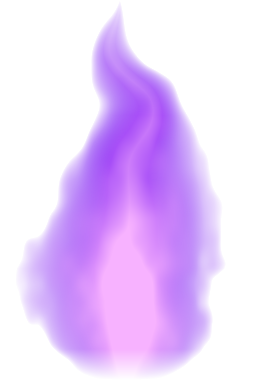
#> input picture tools/keyart/flames/flame_0.png, 256 x 384 px
$ python composite_v3.py flames/flame_0.png flames/flame_1.png 1.0 1.0 1.0 1.0
#> lines starting #> are read from the running program, lines starting #| are printed output that depends on the picture
"""Post pass for the v3 capsule concepts: bloom on the bright parts, vignette, a touch of contrast, then
the game logo on top (never rendered in Blender).

  python tools/keyart/composite_v3.py <render.png> <out.png> <logo_cx> <logo_cy> <logo_width> [vignette] [small.png]

logo_cx/cy are the logo's centre and logo_width its width, as fractions of the frame. With [small.png] it also
writes a 231x87-ish thumbnail strip check (how the capsule reads when Steam shows it small).
"""
import sys, os
from PIL import Image, ImageFilter, ImageChops, ImageEnhance, ImageDraw

ROOT = os.path.dirname(os.path.dirname(os.path.dirname(os.path.abspath(__file__))))
src, out = sys.argv[1], sys.argv[2]
cx, cy, lwf = float(sys.argv[3]), float(sys.argv[4]), float(sys.argv[5])
vig = float(sys.argv[6]) if len(sys.argv) > 6 else 0.6
small = sys.argv[7] if len(sys.argv) > 7 and sys.argv[7] != "-" else None
GROUND = float(sys.argv[8]) if len(sys.argv) > 8 else 0.0   # how much the near pavement darkens (0 = off)
SIZE = tuple(int(v) for v in sys.argv[9].split("x")) if len(sys.argv) > 9 else (1232, 706)   # output size; logo width 0 = no logo

def ground_shade(w, h, amount):
    """Multiply layer: white above 55% height, darkening toward the bottom, more so toward the left (the empty
    pavement), so the near road stops competing with the riders."""
    g = Image.new("L", (w, h), 255)
    px = g.load()
    for y in range(h):
        t = min(max((y / h - 0.55) / 0.45, 0.0), 1.0) ** 1.3
        for x in range(w):
            px[x, y] = int(255 * (1 - amount * t * (1.0 - 0.55 * x / w)))
    return Image.merge("RGB", (g, g, g))


im = Image.open(src).convert("RGB")
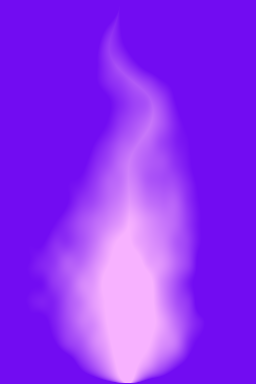
#> im: PIL image 256x384 RGB; mean R, G, B 141.2, 45.9, 244.5
if im.size != SIZE:
    im = im.resize(SIZE, Image.LANCZOS)
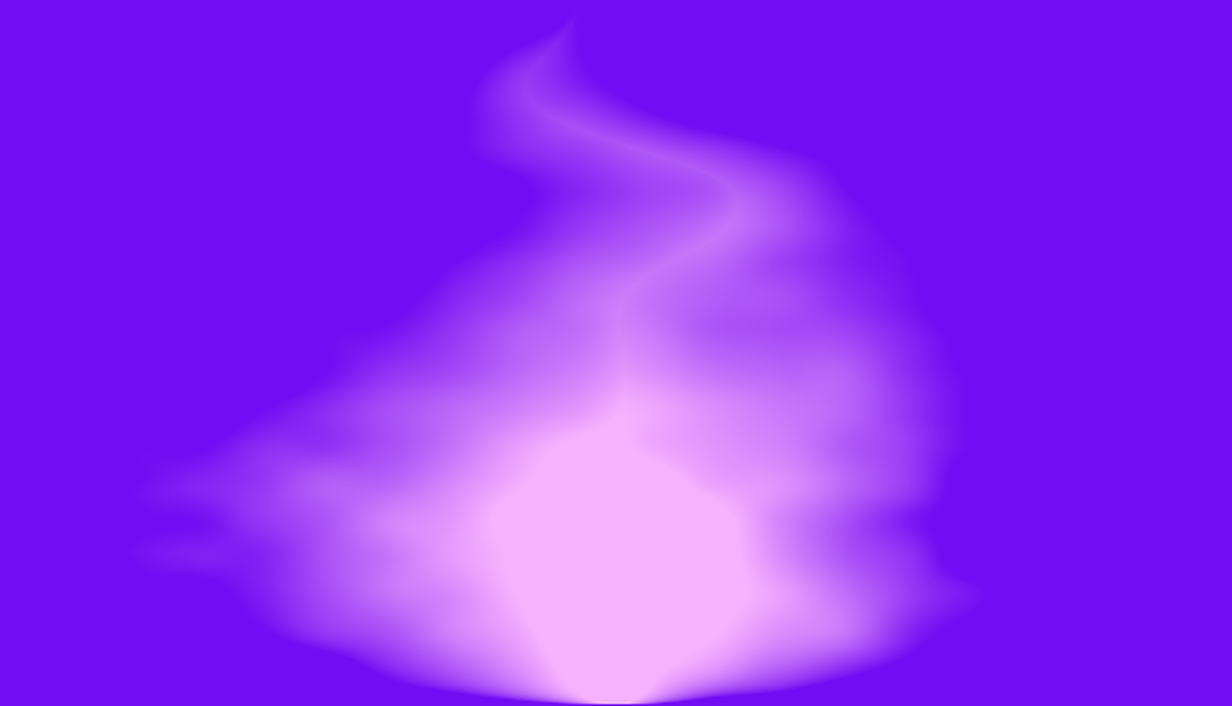
#> im: PIL image 1232x706 RGB; mean R, G, B 141.2, 45.9, 244.5
k = w0 = im.size[0] / 1232.0           # blur radii were tuned at 1232 wide
#> k = 1; w0 = 1
w, h = im.size
#> w = 1232; h = 706

bright = im.point(lambda v: max(0, (v - 170)) * 255 // 85 if v > 170 else 0)
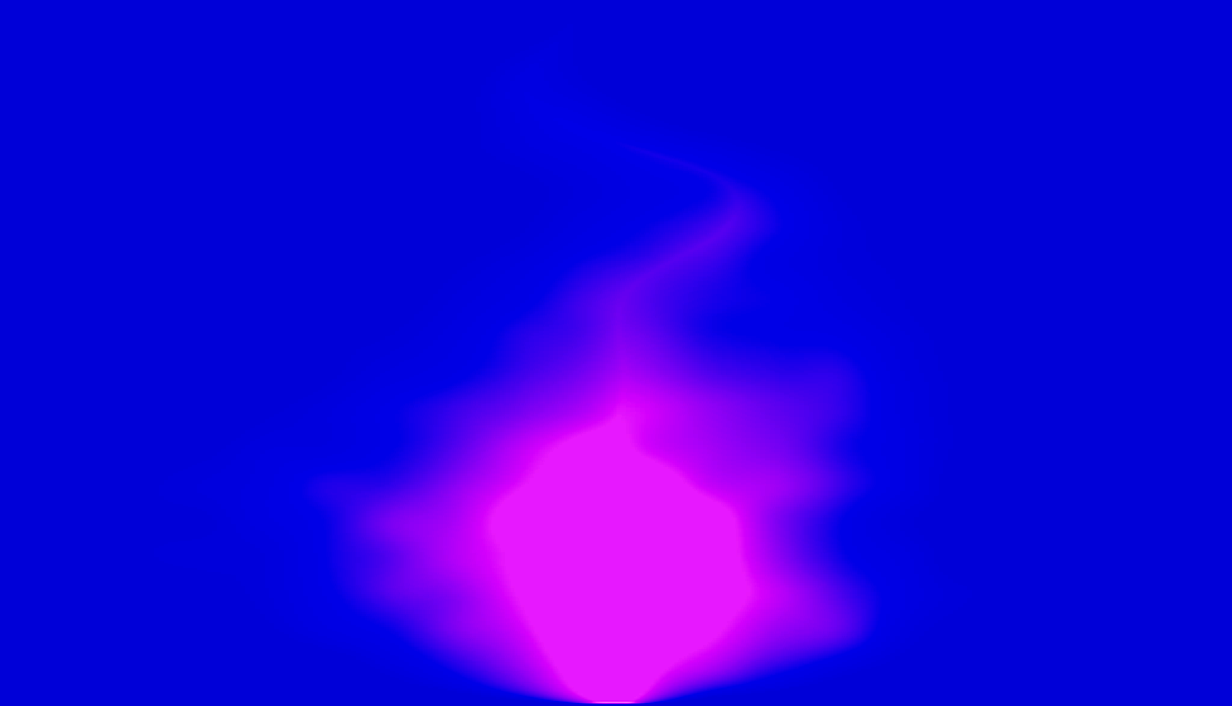
#> bright: PIL image 1232x706 RGB; mean R, G, B 29.1, 1.4, 223.6
glow = Image.new("RGB", im.size)
#> glow: PIL image 1232x706 RGB; every value is 0
for radius, gain in ((5 * k, 0.5), (18 * k, 0.45), (45 * k, 0.3)):
    glow = ImageChops.add(glow, ImageEnhance.Brightness(bright.filter(ImageFilter.GaussianBlur(radius))).enhance(gain))
#> this loop made 3 passes
#> pass 1, `glow = ImageChops.add(glow, ImageEnhance.Brightness(bright.filter(Imag..`:
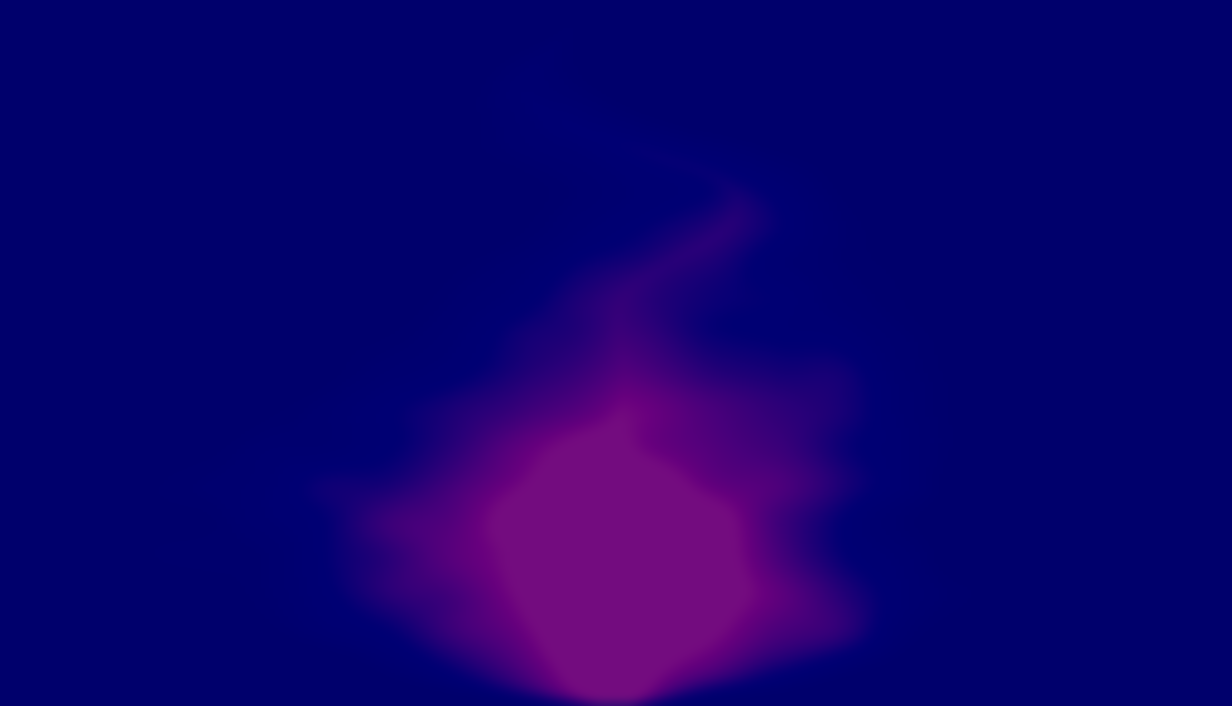
#> glow: PIL image 1232x706 RGB; mean R, G, B 14.5, 0.7, 111.7
#> pass 3, `glow = ImageChops.add(glow, ImageEnhance.Brightness(bright.filter(Imag..`:
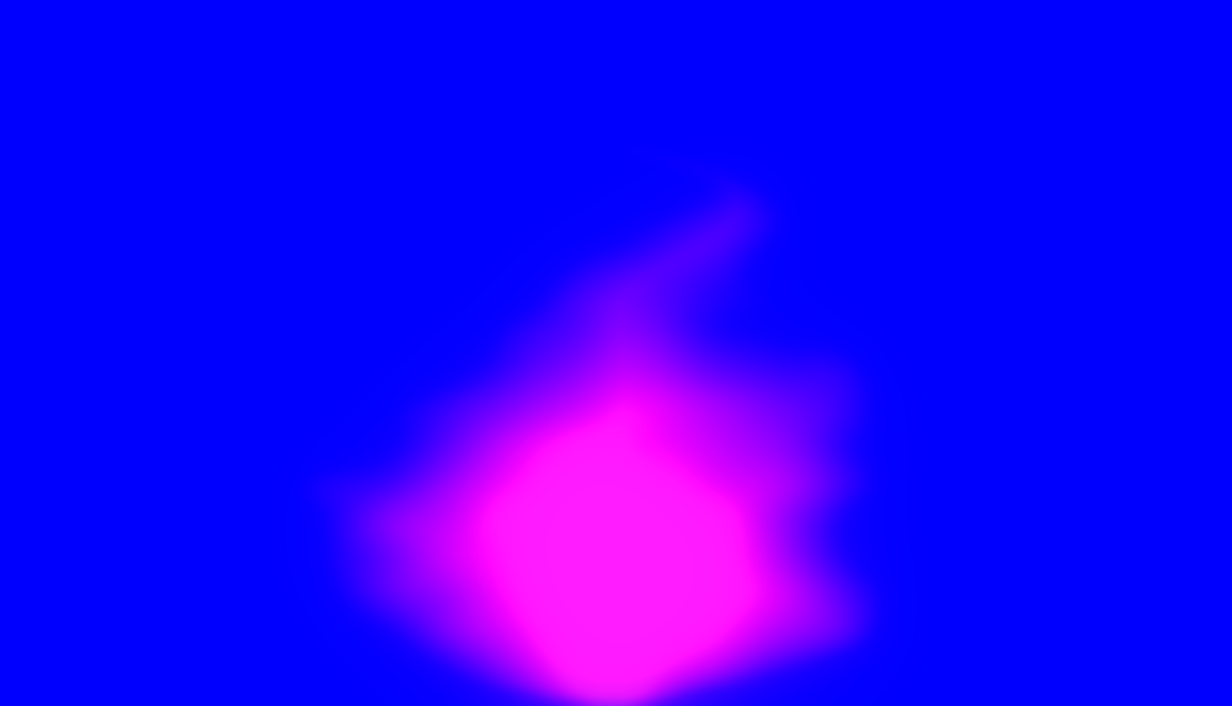
#> glow: PIL image 1232x706 RGB; mean R, G, B 34.4, 1.6, 255
res = ImageChops.screen(im, glow)
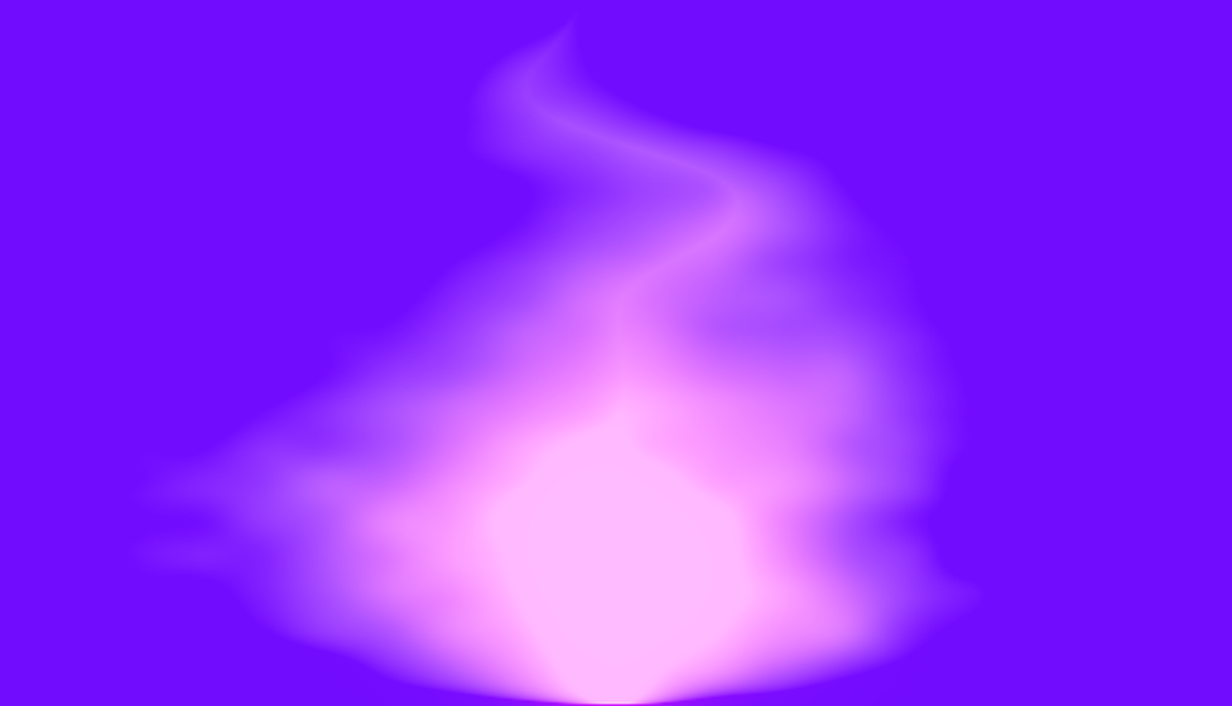
#> res: PIL image 1232x706 RGB; mean R, G, B 145.1, 46.5, 255

mask = Image.new("L", (w, h), 0)
#> mask: PIL image 1232x706 L; every value is 0
ImageDraw.Draw(mask).ellipse((-w * 0.2, -h * 0.3, w * 1.2, h * 1.3), fill=255)
#> mask: PIL image 1232x706 L; every value is 255
mask = mask.filter(ImageFilter.GaussianBlur(min(w, h) * 0.22))
res = Image.composite(res, ImageEnhance.Brightness(res).enhance(vig), mask)
if GROUND > 0:
    res = ImageChops.multiply(res, ground_shade(w, h, GROUND))
res = ImageEnhance.Contrast(res).enhance(1.06)
res = ImageEnhance.Color(res).enhance(1.08)

if lwf <= 0:                          # no logo (e.g. the Library Hero: Steam lays the logo on separately)
    res.save(out)
    print("wrote", out, "(no logo)")
    sys.exit(0)
#> (the run stopped early here; a loop or call above may not have finished)
